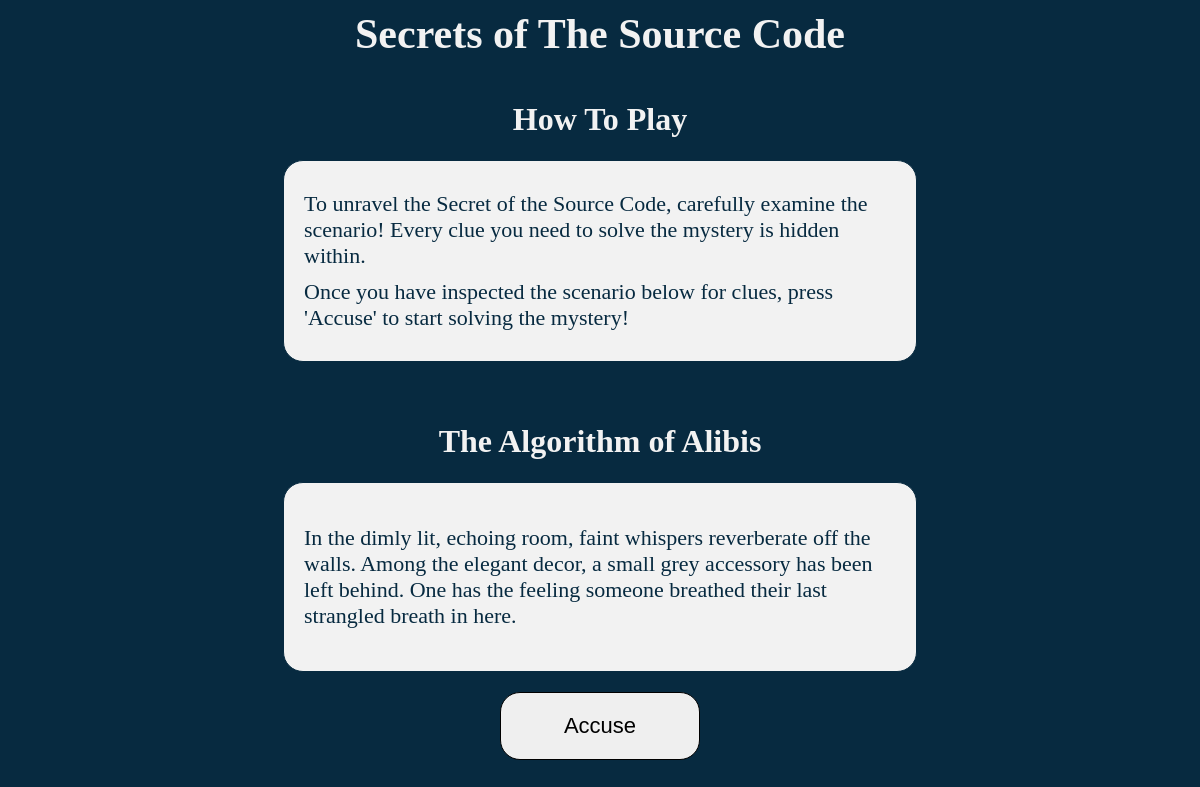
The page / on the database its author committed.
### secretsofthesourcecode_game/models.py (models this page shows, shortened)
class Scenario(models.Model):
    title = models.CharField(max_length=255)  # Name of the scenario
    description = models.TextField()  # Story details
    correct_suspect = models.ForeignKey(Suspect, on_delete=models.CASCADE)
    correct_weapon = models.ForeignKey(Weapon, on_delete=models.CASCADE)
    correct_room = models.ForeignKey(Room, on_delete=models.CASCADE)
    @classmethod
    def get_random_scenario(cls):
        return cls.objects.order_by("?").first()

### secretsofthesourcecode_game/views.py (the view)
# urls.py: path('', views.start_game, name='start_game'),
def start_game(request):
    scenario = Scenario.get_random_scenario()
    if not scenario:
        return render(
            request, 'error.html',
            {'message':
                 'No scenarios found. Please add some in the admin panel.'})
    request.session['scenario_id'] = scenario.id
    return render(request, 'start.html', {'scenario': scenario})

### secretsofthesourcecode_game/templates/start.html (shortened to what this page needs)
{% load static %}
<!DOCTYPE html>
<html lang="en">
<head>
    <link rel="stylesheet" href="{% static 'styles/start.css' %}">
</head>
<body style="background-color: #072A40;">
<div class="start-title-container">
    <h1 class="main-font start-title">Secrets of The Source Code</h1>
</div>
<div class="start-help-container">
    <h1 class="main-font">How To Play</h1>
    <div class="scenario-description">
        <p class="scenario-font-help">To unravel the Secret of the Source Code, carefully examine the scenario! Every clue you need to solve the mystery is hidden within.</p>
        <p class="scenario-font-help">Once you have inspected the scenario below for clues, press 'Accuse' to start solving the mystery!</p>
    </div>
</div>
<div class="start-container">
    <h1 class="main-font">{{ scenario.title }}</h1>
    <div class="scenario-description">
        <p class="main-font scenario-font">{{ scenario.description }}</p>
    </div>
    <a href="{% url 'make_accusation' %}" class="button-link">
        <button class="main-button">
            Accuse
        </button>
    </a>
</div>
</body>
</html>

### secretsofthesourcecode_game/static/styles/start.css (style rules this page uses)
.start-title-container { display: flex; justify-content: center; align-items: center; height: 1.5vh; background-color: #072A40; padding: 20px; }
.start-title { font-size: 42px; }
.start-container { display: flex; flex-direction: column; align-items: center; background-color: #072A40; }
.start-help-container { display: flex; flex-direction: column; align-items: center; background-color: #072A40; margin: 20px 0; }
.scenario-font-help { color: #072A40; font-size: 22px; margin: 10px 0; }
.main-font { color: #F2F2F2; }
.main-button { border: 1px solid black; border-radius: 20px; font-size: 22px; padding: 20px; min-width: 200px; }
.button-link { text-decoration: none; font-size: 22px; color: black; }

### rows shown on the page
Scenario: title "The Algorithm of Alibis", description "In the dimly lit, echoing room, faint whispers reverberate off the walls. Among the elegant decor, a small grey accessory has been left behind. One has the feeling someone breathed their last strangled breath in here."
